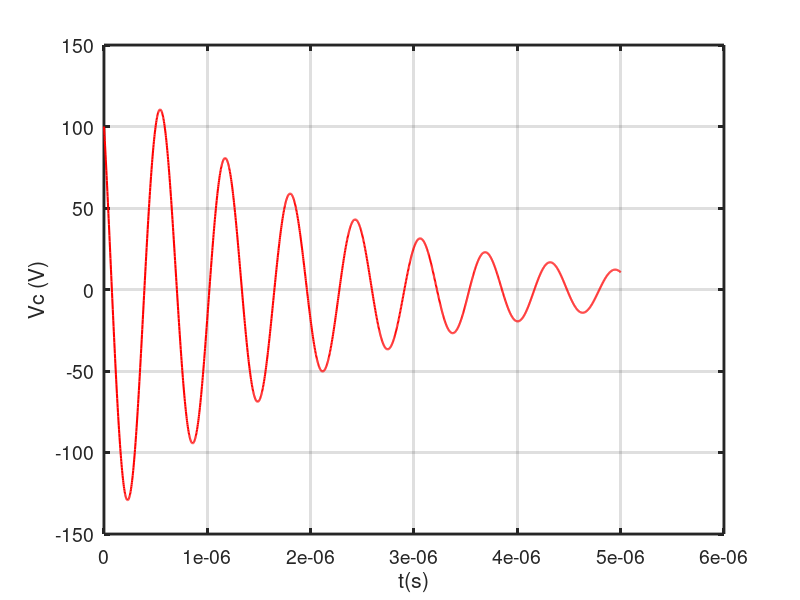

MATLAB code for this plot:

	
C=1e-9;
L=10e-6;
R=1e3;

Vc0=1e2;
IL0=1;

wn=1/sqrt(L*C);

ksi=(1/(2*R))*sqrt(L/C);


a=-IL0/C;
b=Vc0;

timeOscil=linspace(0,5e-6,2000);



for i=1:length(timeOscil)

    VCoscilOut1(i)=exp(-ksi*wn*timeOscil(i))*(1/(wn*sqrt(1-ksi^2)))*a*sin(wn*sqrt(1-ksi^2)*timeOscil(i));

    VCoscilOut2(i)=exp(-ksi*wn*timeOscil(i))*(1/(wn*sqrt(1-ksi^2)))*(-b)*ksi*wn*sin(wn*sqrt(1-ksi^2)*timeOscil(i));

    VCoscilOut3(i)=exp(-ksi*wn*timeOscil(i))*b*cos(wn*sqrt(1-ksi^2)*timeOscil(i));

    VCoscilOut(i)=VCoscilOut1(i)+VCoscilOut2(i)+VCoscilOut3(i);





    VCoscilOutNew(i)=exp(-ksi*wn*timeOscil(i))*((1/(wn*sqrt(1-ksi^2)))*(a-b*ksi*wn)*sin(wn*sqrt(1-ksi^2)*timeOscil(i))+b*cos(wn*sqrt(1-ksi^2)*timeOscil(i)));

end
	
	



	
figure(1)	
lWidth=1.5;
plot(timeOscil,VCoscilOutNew,'r','LineWidth',lWidth)
xlabel("t(s)", "fontsize", 14)
ylabel("Vc (V)", "fontsize", 14)
set(gca, "linewidth", 2, "fontsize", 14)
grid on
	 
	 
	 


	 
